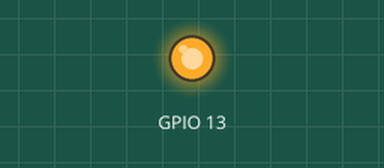
Bench run of a sketch on a simulated ESP8266 (NodeMCU). On the bench: output pins drawn as LEDs (lit = HIGH). WiFi joins after 1.5 s; servers stay silent unless stated; what the sketch prints to the serial monitor is not drawn.

Above: at 2.0 s.
At 5.6 s:
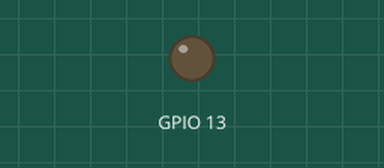
Timing chart, 0 to 10.9 s (numbered marks = the images above):
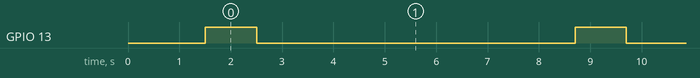

The sketch:

ESP8266_Wifi_ConnectWifi_V2.ino
```cpp
#include <ESP8266WiFi.h>
#include <ESP8266HTTPClient.h>
#include <ArduinoJson.h>

// WiFi parameters to be configured
//const char* ssid = "HoanLe";
//const char* password = "tu1den9@";
const char* ssid = "FromLabs";
const char* password = "bbf2b4a7d5";
bool isConnected = false;

// Initialize the client library
// HttpClient client;

void setup(void)
{
  // initialize digital pin 13 as an output.
  pinMode(13, OUTPUT);

  Serial.begin(115200);

  // Connect to WiFi
  WiFi.begin(ssid, password);

  // check connection
  while (WiFi.status() != WL_CONNECTED) {
    delay(500);
    Serial.println("WiFi not connected.");
  }

  //if connected
  Serial.println("=======================");
  Serial.println("WiFi connected.");

  // Print the IP address
  Serial.println(WiFi.localIP());


}

void loop() {
  isConnected = WiFi.status() == WL_CONNECTED;
  if (isConnected) {
    digitalWrite(13, HIGH);
    delay(1000);
    digitalWrite(13, LOW);
    delay(1000);

    HTTPClient http; //Object of class HTTPClient
    //http.begin("http://jsonplaceholder.typicode.com/users/1");
    http.begin("https://hoanfunctionapi.azurewebsites.net/api/TestGetObject");
    int httpCode = http.GET();
    if (httpCode > 0) {
      Serial.println("Get http");
      String rawResult = http.getString();
      //Serial.println(rawResult);

      DynamicJsonDocument doc(1024);
      deserializeJson(doc, rawResult);

      String name = doc["name"];
      Serial.print("Name: ");
      Serial.println(name);
    }

    http.end();

  }
  delay(5000);
}
```

Measured:
- by itself, GPIO 13: alternates HIGH for 1.0 s and LOW for 6.2 s
